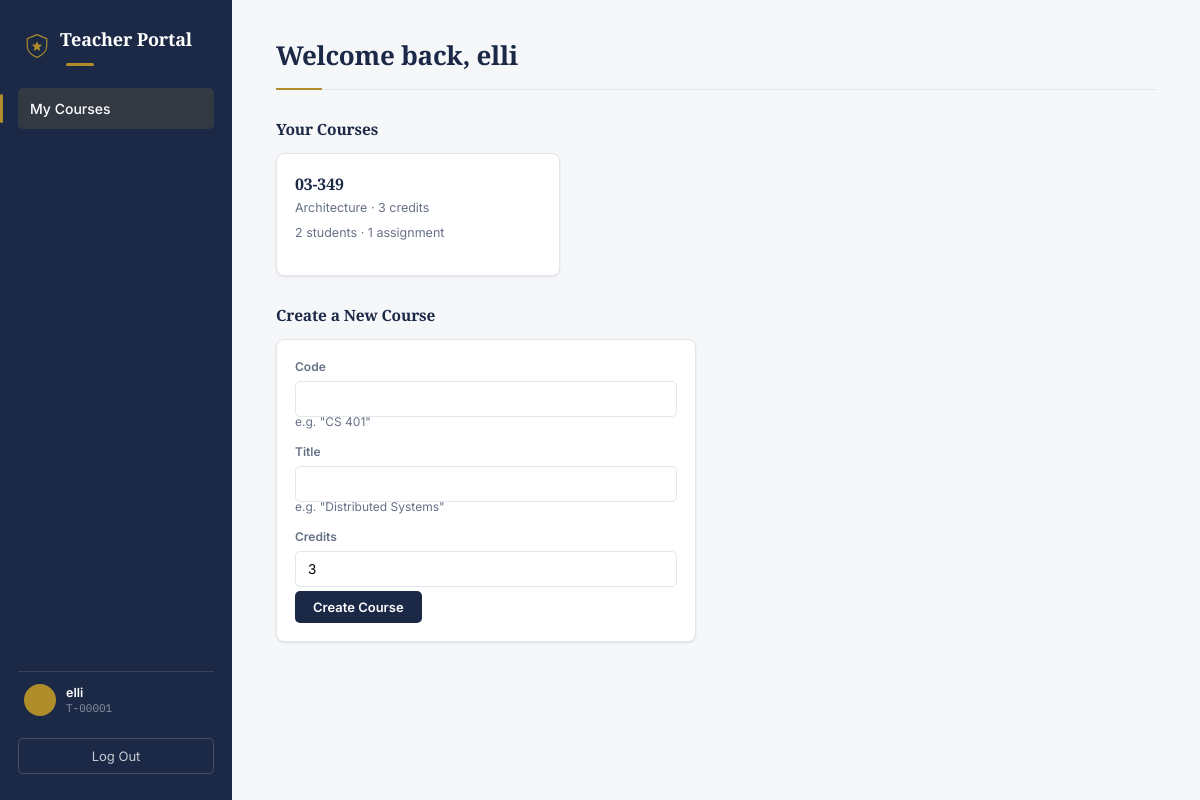
Screenshot of /teacher/ (signed in) with the database file from the repository.
### portal/models.py (models this page shows, shortened)
class Teacher(models.Model):
    user = models.OneToOneField(User, on_delete=models.CASCADE)
    teacher_id = models.CharField(max_length=20)
    department = models.CharField(max_length=100, blank=True)

class Course(models.Model):
    code = models.CharField(max_length=20)       # e.g. "CS 301"
    title = models.CharField(max_length=200)      # e.g. "Algorithms"
    credits = models.IntegerField(default=3)
    teacher = models.ForeignKey(
        Teacher, on_delete=models.SET_NULL, null=True, blank=True, related_name="courses"
    )

### portal/views.py (the view)
# urls.py: path("teacher/", views.teacher_dashboard, name="teacher_dashboard"),
@login_required
@teacher_required
def teacher_dashboard(request):
    teacher = _get_teacher(request.user)
    courses_taught = teacher.courses.all()
    course_stats = [
        {"course": c, "student_count": c.enrollment_set.count(), "assignment_count": c.assignment_set.count()}
        for c in courses_taught
    ]
    return render(request, "portal/teacher_dashboard.html", {
        "teacher": teacher,
        "course_stats": course_stats,
        "create_course_form": CreateCourseForm(),
    })

### portal/forms.py
class CreateCourseForm(forms.Form):
    code = forms.CharField(max_length=20, help_text='e.g. "CS 401"')
    title = forms.CharField(max_length=200, help_text='e.g. "Distributed Systems"')
    credits = forms.IntegerField(min_value=1, max_value=10, initial=3)

### portal/context_processors.py (called while the page is built)
def student_context(request):
    if not request.user.is_authenticated:
        return {}
    context = {}
    try:
        context["current_student"] = Student.objects.get(user=request.user)
    except Student.DoesNotExist:
        pass
    try:
        context["current_teacher"] = Teacher.objects.get(user=request.user)
    except Teacher.DoesNotExist:
        pass
    return context

### portal/views.py (called while the page is built)
def _get_teacher(user):
    return get_object_or_404(Teacher, user=user)

def teacher_required(view_func):
    @wraps(view_func)
    def wrapper(request, *args, **kwargs):
        if not Teacher.objects.filter(user=request.user).exists():
            if Student.objects.filter(user=request.user).exists():
                messages.info(request, "That page is for teacher accounts. Here's your student dashboard instead.")
                return redirect("dashboard")
            messages.error(request, "Your account isn't set up as a student or teacher yet.")
            return redirect("login")
        return view_func(request, *args, **kwargs)
    return wrapper

### portal/templates/portal/teacher_dashboard.html (shortened to what this page needs)
{% extends "portal/teacher_base.html" %}
{% block content %}
  <h1>Welcome back, {{ teacher.user.first_name|default:teacher.user.username }}</h1>
  <h3>Your Courses</h3>
  <div class="card-grid">
    {% for row in course_stats %}
      <a href="{% url 'teacher_course_detail' row.course.id %}" class="course-card" style="display:block;">
        <h3>{{ row.course.code }}</h3>
        <p>{{ row.course.title }} &middot; {{ row.course.credits }} credits</p>
        <p style="margin-top:-8px;">{{ row.student_count }} student{{ row.student_count|pluralize }} &middot; {{ row.assignment_count }} assignment{{ row.assignment_count|pluralize }}</p>
      </a>
    {% empty %}
      <p>You're not teaching any courses yet. Create one below to get started.</p>
    {% endfor %}
  </div>
  <h3>Create a New Course</h3>
  <div class="assignment-card" style="max-width:420px;">
    <form method="post" action="{% url 'create_course' %}">
      {% for field in create_course_form %}
        <label for="{{ field.id_for_label }}">{{ field.label }}</label>
        {{ field }}
        {% if field.help_text %}<p style="font-size:12px; color:var(--text-muted); margin-top:-8px; margin-bottom:12px;">{{ field.help_text }}</p>{% endif %}
      {% endfor %}
      <button type="submit">Create Course</button>
    </form>
  </div>
{% endblock %}

### portal/templates/portal/teacher_base.html (shortened to what this page needs)
{% load static %}
<!DOCTYPE html>
<html lang="en">
<head>
  <link rel="stylesheet" href="{% static 'portal/style.css' %}" />
</head>
<body>
  <div id="app-page">
    <aside class="sidebar">
      <div class="logo-row">
        <img src="{% static 'portal/logo.svg' %}" alt="" class="logo-mark" />
        <h2 class="logo">Teacher Portal</h2>
      </div>
      <nav>
        <a class="nav-btn {% if request.resolver_match.url_name == 'teacher_dashboard' %}active{% endif %}" href="{% url 'teacher_dashboard' %}">My Courses</a>
      </nav>
      {% if current_teacher %}
        <div class="sidebar-student">
          <div class="sidebar-avatar">{{ current_teacher.user.first_name|slice:":1" }}{{ current_teacher.user.last_name|slice:":1" }}</div>
          <div class="sidebar-student-info">
            <div class="name">{{ current_teacher.user.get_full_name|default:current_teacher.user.username }}</div>
            <div class="id">{{ current_teacher.teacher_id }}</div>
          </div>
        </div>
      {% endif %}
      <form method="post" action="{% url 'logout' %}">
        <button id="logout-btn" type="submit">Log Out</button>
      </form>
    </aside>
    <main class="content">
      {% block content %}{% endblock %}
    </main>
  </div>
</body>
</html>

### rows the page displays
Teacher: user.get_full_name "elli", teacher_id "T-00001", user.first_name "elli"
Course: course.code "03-349", course "Architecture", course.credits "3", student_count "2", assignment_count "1"

### other values shown
{{ field.label }} "Code" "Title" "Credits"
{{ field.help_text }} "e.g. \"CS 401\"" "e.g. \"Distributed Systems\""
